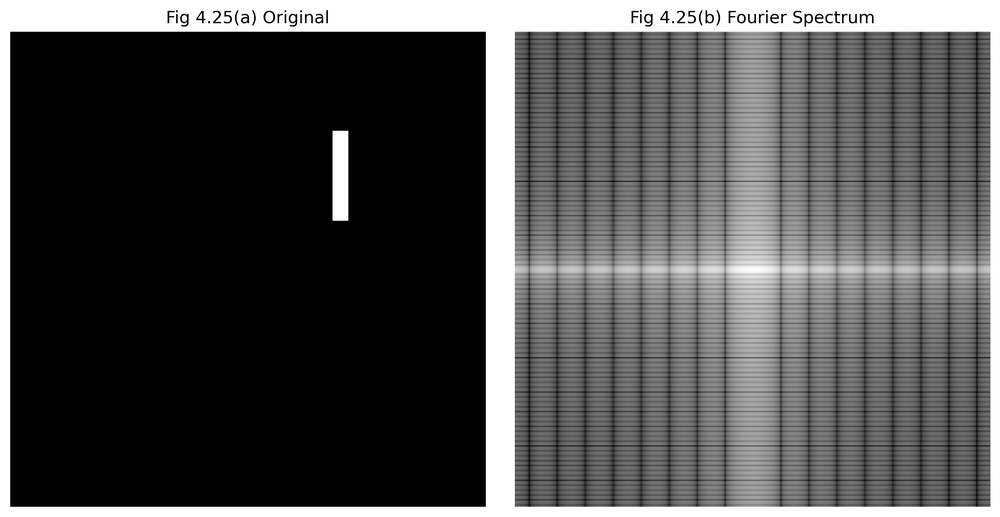
#> input picture results/chapter4/fourier_spectrum.png, 1000 x 517 px, shrunk from 2929 x 1515 before the run
$ python fourier_spectrum.py --input ../../results/chapter4/fourier_spectrum.png
#> lines starting #> are read from the running program, lines starting #| are printed output that depends on the picture
### src/common.py
"""
Shared I/O and visualization helpers for the image-processing examples.
"""

from __future__ import annotations

from pathlib import Path

import cv2
import matplotlib.pyplot as plt
import numpy as np


PROJECT_ROOT = Path(__file__).resolve().parents[1]


def load_grayscale(path):
    """Load an image as 8-bit grayscale."""

    path = Path(path)

    if not path.exists():
        raise FileNotFoundError(f"Input image not found: {path}")

    image = cv2.imread(
        str(path),
        cv2.IMREAD_GRAYSCALE,
    )

    if image is None:
        raise ValueError(
            f"OpenCV could not read the input image: {path}"
        )

    return image


def normalize_to_uint8(image):
    """Normalize a numeric image to the full uint8 range."""

    image = np.asarray(image)

    if image.size == 0:
        raise ValueError("Cannot normalize an empty image.")

    if not np.all(np.isfinite(image)):
        raise ValueError(
            "Processed image contains NaN or infinite values."
        )

    normalized = cv2.normalize(
        image.astype(np.float32),
        None,
        0,
        255,
        cv2.NORM_MINMAX,
    )

    return normalized.astype(np.uint8)


def default_output_path(chapter, filename):
    """Return the default generated-output path."""

    return PROJECT_ROOT / "outputs" / chapter / filename


def save_comparison(
    original,
    processed,
    output_path,
    processed_title,
    original_title="Input",
):
    """Save a side-by-side grayscale comparison figure."""

    output_path = Path(output_path)
    output_path.parent.mkdir(
        parents=True,
        exist_ok=True,
    )

    figure = plt.figure(
        figsize=(10, 5)
    )

    axis_original = figure.add_subplot(
        1, 2, 1
    )
    axis_original.imshow(
        original,
        cmap="gray",
        vmin=0,
        vmax=255,
    )
    axis_original.set_title(
        original_title
    )
    axis_original.axis("off")

    axis_processed = figure.add_subplot(
        1, 2, 2
    )
    axis_processed.imshow(
        processed,
        cmap="gray",
        vmin=0,
        vmax=255,
    )
    axis_processed.set_title(
        processed_title
    )
    axis_processed.axis("off")

    figure.tight_layout()
    figure.savefig(
        output_path,
        dpi=200,
        bbox_inches="tight",
    )
    plt.close(figure)

    return output_path

### src/chapter4_frequency_processing/fourier_spectrum.py
from __future__ import annotations

import argparse
import sys
from pathlib import Path

import cv2
import numpy as np

PROJECT_ROOT = Path(__file__).resolve().parents[2]
if str(PROJECT_ROOT) not in sys.path:
    sys.path.insert(0, str(PROJECT_ROOT))

from src.common import (
    default_output_path,
    load_grayscale,
    normalize_to_uint8,
    save_comparison,
)


def fourier_spectrum(image):
    spectrum = np.fft.fftshift(
        np.fft.fft2(image)
    )
    magnitude = np.log1p(
        np.abs(spectrum)
    )
    return normalize_to_uint8(magnitude)


def main():
    parser = argparse.ArgumentParser(
        description="Visualize the centered Fourier magnitude spectrum."
    )
    parser.add_argument("--input", required=True)
    parser.add_argument(
        "--output",
        default=str(
            default_output_path(
                "chapter4",
                "fourier_spectrum.png",
            )
        ),
    )
    args = parser.parse_args()

    image = load_grayscale(args.input)
#> in load_grayscale, image is the input picture: shape (517, 1000); min 0, max 255, mean 79.6
    result = fourier_spectrum(image)
#> in fourier_spectrum, `magnitude = np.log1p( np.abs(spectrum) )`:
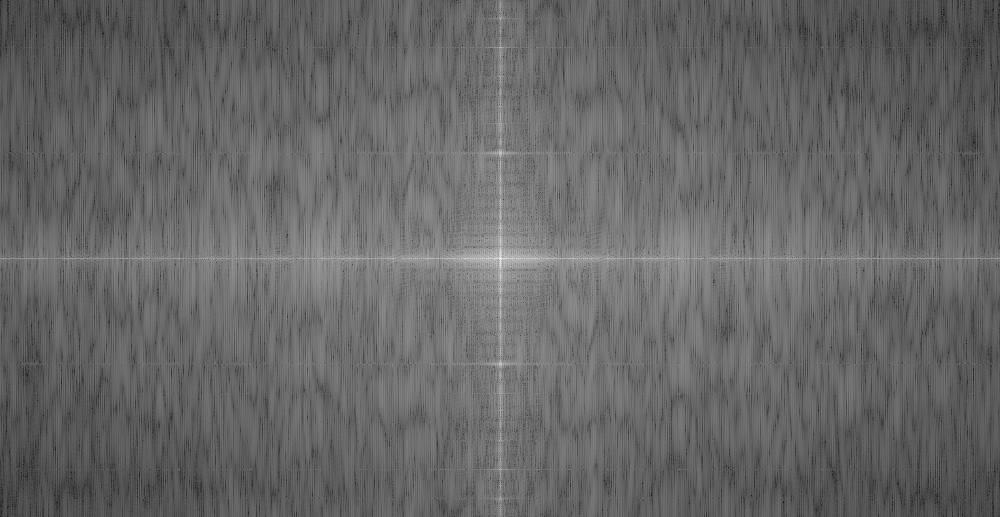
#> magnitude: shape (517, 1000) float64; min 1.47, max 17.53, mean 7.97; drawn with min black and max white

    output = save_comparison(
        image,
        result,
        args.output,
        "Fourier Spectrum",
    )
#> in save_comparison, `figure.savefig( output_path, dpi=200, bbox_inches="tight", )`:
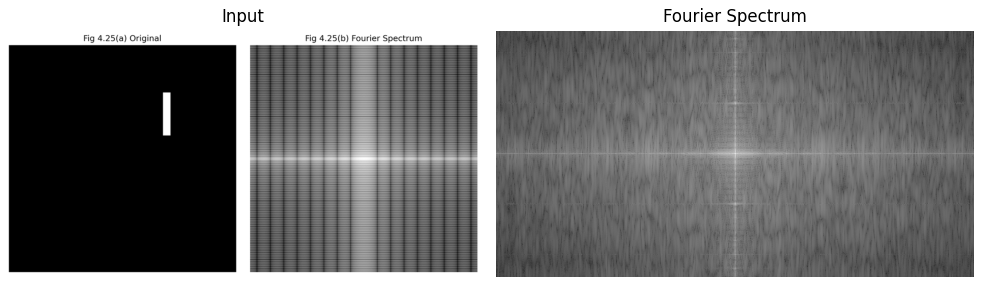
#> figure drawn by matplotlib, 2 panels
    print(f"Saved: {output}")
#| Saved: outputs/chapter4/fourier_spectrum.png


if __name__ == "__main__":
    main()

$ run again, with results/chapter4/homomorphic_filtering.png copied over results/chapter4/fourier_spectrum.png
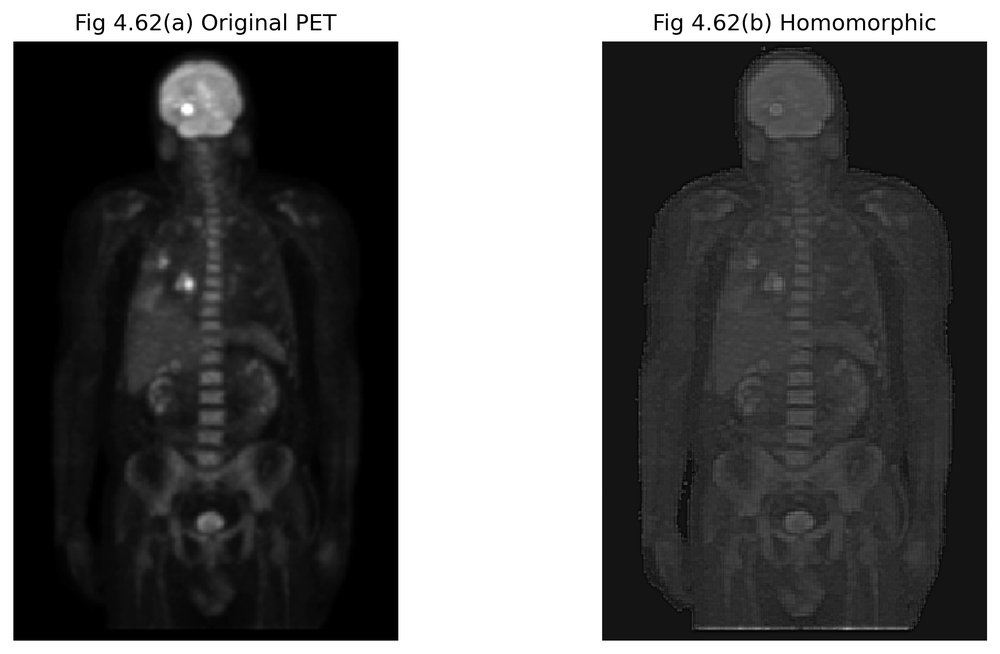
#> input picture results/chapter4/homomorphic_filtering.png, 1000 x 654 px, shrunk from 2242 x 1466 before the run
#> in load_grayscale, image is the input picture: shape (654, 1000); min 0, max 255, mean 94.8
#> in fourier_spectrum, `magnitude = np.log1p( np.abs(spectrum) )`:
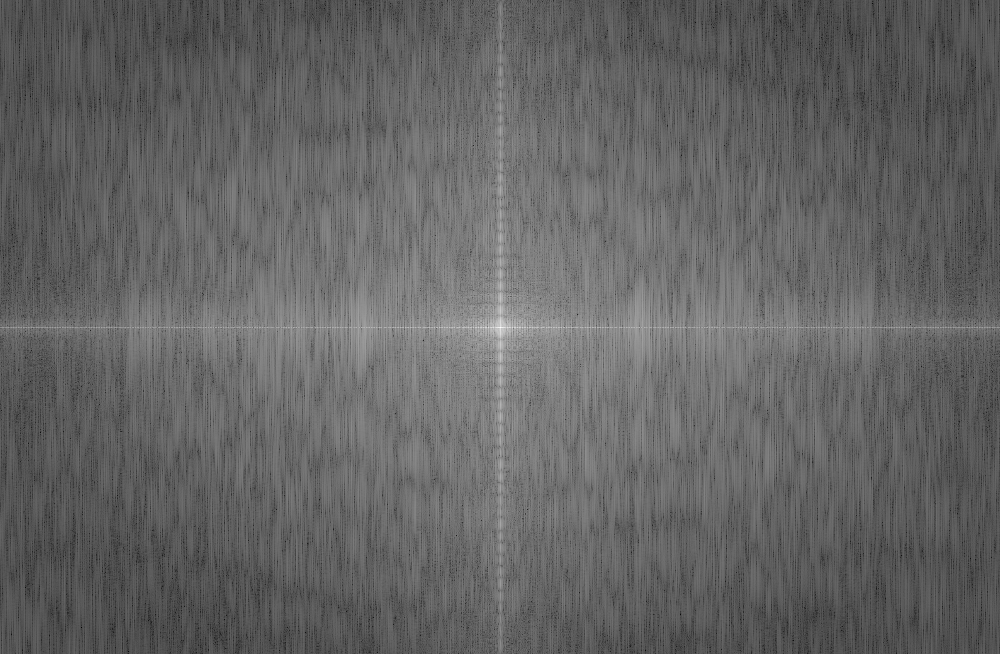
#> magnitude: shape (654, 1000) float64; min 1.46, max 17.94, mean 7.95; drawn with min black and max white
#> in save_comparison, `figure.savefig( output_path, dpi=200, bbox_inches="tight", )`:
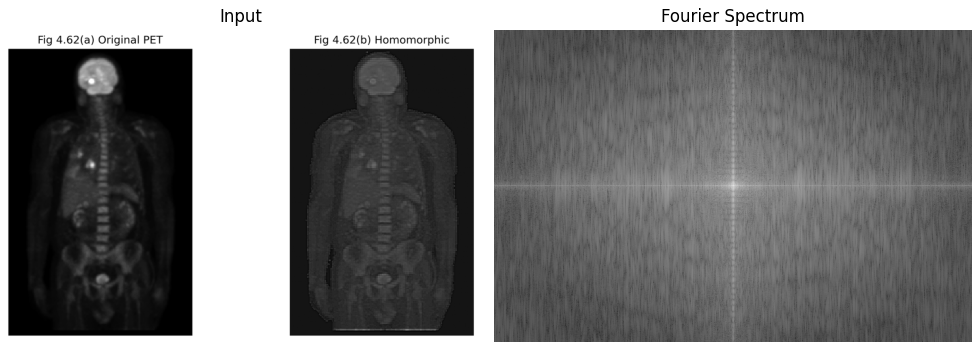
#> figure drawn by matplotlib, 2 panels
#| Saved: outputs/chapter4/fourier_spectrum.png
